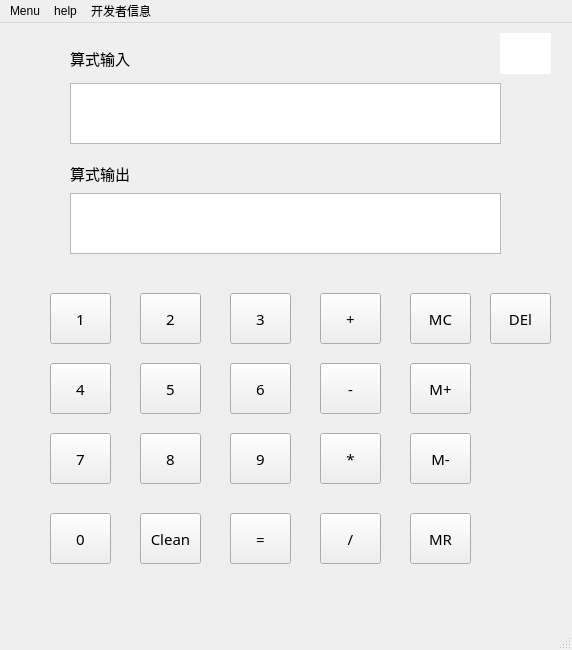
<?xml version="1.0" encoding="UTF-8"?>
<ui version="4.0">
 <class>MainWindow</class>
 <widget class="QMainWindow" name="MainWindow">
  <property name="geometry">
   <rect>
    <x>0</x>
    <y>0</y>
    <width>572</width>
    <height>650</height>
   </rect>
  </property>
  <property name="mouseTracking">
   <bool>true</bool>
  </property>
  <property name="tabletTracking">
   <bool>false</bool>
  </property>
  <property name="focusPolicy">
   <enum>Qt::NoFocus</enum>
  </property>
  <property name="windowTitle">
   <string>Calculator</string>
  </property>
  <property name="windowIcon">
   <iconset resource="Icon.qrc">
    <normaloff>:/Icon/Apptitle/Icon/Apptitle.jpg</normaloff>:/Icon/Apptitle/Icon/Apptitle.jpg</iconset>
  </property>
  <property name="toolButtonStyle">
   <enum>Qt::ToolButtonTextOnly</enum>
  </property>
  <property name="documentMode">
   <bool>false</bool>
  </property>
  <widget class="QWidget" name="centralwidget">
   <widget class="QPushButton" name="pushButton_1">
    <property name="geometry">
     <rect>
      <x>50</x>
      <y>270</y>
      <width>61</width>
      <height>51</height>
     </rect>
    </property>
    <property name="font">
     <font>
      <family>黑体</family>
      <pointsize>11</pointsize>
      <weight>50</weight>
      <italic>false</italic>
      <bold>false</bold>
     </font>
    </property>
    <property name="text">
     <string>1</string>
    </property>
   </widget>
   <widget class="QPushButton" name="pushButton_2">
    <property name="geometry">
     <rect>
      <x>140</x>
      <y>270</y>
      <width>61</width>
      <height>51</height>
     </rect>
    </property>
    <property name="font">
     <font>
      <family>黑体</family>
      <pointsize>11</pointsize>
      <weight>50</weight>
      <italic>false</italic>
      <bold>false</bold>
     </font>
    </property>
    <property name="text">
     <string>2</string>
    </property>
   </widget>
   <widget class="QPushButton" name="pushButton_3">
    <property name="geometry">
     <rect>
      <x>230</x>
      <y>270</y>
      <width>61</width>
      <height>51</height>
     </rect>
    </property>
    <property name="font">
     <font>
      <family>黑体</family>
      <pointsize>11</pointsize>
      <weight>50</weight>
      <italic>false</italic>
      <bold>false</bold>
     </font>
    </property>
    <property name="text">
     <string>3</string>
    </property>
   </widget>
   <widget class="QPushButton" name="pushButton_6">
    <property name="geometry">
     <rect>
      <x>230</x>
      <y>340</y>
      <width>61</width>
      <height>51</height>
     </rect>
    </property>
    <property name="font">
     <font>
      <family>黑体</family>
      <pointsize>11</pointsize>
      <weight>50</weight>
      <italic>false</italic>
      <bold>false</bold>
     </font>
    </property>
    <property name="text">
     <string>6</string>
    </property>
   </widget>
   <widget class="QPushButton" name="pushButton_4">
    <property name="geometry">
     <rect>
      <x>50</x>
      <y>340</y>
      <width>61</width>
      <height>51</height>
     </rect>
    </property>
    <property name="font">
     <font>
      <family>黑体</family>
      <pointsize>11</pointsize>
      <weight>50</weight>
      <italic>false</italic>
      <bold>false</bold>
     </font>
    </property>
    <property name="text">
     <string>4</string>
    </property>
   </widget>
   <widget class="QPushButton" name="pushButton_5">
    <property name="geometry">
     <rect>
      <x>140</x>
      <y>340</y>
      <width>61</width>
      <height>51</height>
     </rect>
    </property>
    <property name="font">
     <font>
      <family>黑体</family>
      <pointsize>11</pointsize>
      <weight>50</weight>
      <italic>false</italic>
      <bold>false</bold>
     </font>
    </property>
    <property name="text">
     <string>5</string>
    </property>
   </widget>
   <widget class="QPushButton" name="pushButton_9">
    <property name="geometry">
     <rect>
      <x>230</x>
      <y>410</y>
      <width>61</width>
      <height>51</height>
     </rect>
    </property>
    <property name="font">
     <font>
      <family>黑体</family>
      <pointsize>11</pointsize>
      <weight>50</weight>
      <italic>false</italic>
      <bold>false</bold>
     </font>
    </property>
    <property name="text">
     <string>9</string>
    </property>
   </widget>
   <widget class="QPushButton" name="pushButton_0">
    <property name="geometry">
     <rect>
      <x>50</x>
      <y>490</y>
      <width>61</width>
      <height>51</height>
     </rect>
    </property>
    <property name="font">
     <font>
      <family>黑体</family>
      <pointsize>11</pointsize>
      <weight>50</weight>
      <italic>false</italic>
      <bold>false</bold>
     </font>
    </property>
    <property name="text">
     <string>0</string>
    </property>
   </widget>
   <widget class="QPushButton" name="pushButton_7">
    <property name="geometry">
     <rect>
      <x>50</x>
      <y>410</y>
      <width>61</width>
      <height>51</height>
     </rect>
    </property>
    <property name="font">
     <font>
      <family>黑体</family>
      <pointsize>11</pointsize>
      <weight>50</weight>
      <italic>false</italic>
      <bold>false</bold>
     </font>
    </property>
    <property name="text">
     <string>7</string>
    </property>
   </widget>
   <widget class="QPushButton" name="DEL">
    <property name="geometry">
     <rect>
      <x>490</x>
      <y>270</y>
      <width>61</width>
      <height>51</height>
     </rect>
    </property>
    <property name="font">
     <font>
      <family>黑体</family>
      <pointsize>11</pointsize>
      <weight>50</weight>
      <italic>false</italic>
      <bold>false</bold>
     </font>
    </property>
    <property name="text">
     <string>DEl</string>
    </property>
   </widget>
   <widget class="QPushButton" name="equal">
    <property name="geometry">
     <rect>
      <x>230</x>
      <y>490</y>
      <width>61</width>
      <height>51</height>
     </rect>
    </property>
    <property name="font">
     <font>
      <family>黑体</family>
      <pointsize>11</pointsize>
      <weight>50</weight>
      <italic>false</italic>
      <bold>false</bold>
     </font>
    </property>
    <property name="text">
     <string>=</string>
    </property>
   </widget>
   <widget class="QPushButton" name="pushButton_8">
    <property name="geometry">
     <rect>
      <x>140</x>
      <y>410</y>
      <width>61</width>
      <height>51</height>
     </rect>
    </property>
    <property name="font">
     <font>
      <family>黑体</family>
      <pointsize>11</pointsize>
      <weight>50</weight>
      <italic>false</italic>
      <bold>false</bold>
     </font>
    </property>
    <property name="text">
     <string>8</string>
    </property>
   </widget>
   <widget class="QPushButton" name="ADD">
    <property name="geometry">
     <rect>
      <x>320</x>
      <y>270</y>
      <width>61</width>
      <height>51</height>
     </rect>
    </property>
    <property name="font">
     <font>
      <family>黑体</family>
      <pointsize>11</pointsize>
      <weight>50</weight>
      <italic>false</italic>
      <bold>false</bold>
     </font>
    </property>
    <property name="text">
     <string>+</string>
    </property>
   </widget>
   <widget class="QPushButton" name="SUB">
    <property name="geometry">
     <rect>
      <x>320</x>
      <y>340</y>
      <width>61</width>
      <height>51</height>
     </rect>
    </property>
    <property name="font">
     <font>
      <family>黑体</family>
      <pointsize>11</pointsize>
      <weight>50</weight>
      <italic>false</italic>
      <bold>false</bold>
     </font>
    </property>
    <property name="text">
     <string>-</string>
    </property>
   </widget>
   <widget class="QPushButton" name="MUL">
    <property name="geometry">
     <rect>
      <x>320</x>
      <y>410</y>
      <width>61</width>
      <height>51</height>
     </rect>
    </property>
    <property name="font">
     <font>
      <family>黑体</family>
      <pointsize>11</pointsize>
      <weight>50</weight>
      <italic>false</italic>
      <bold>false</bold>
     </font>
    </property>
    <property name="text">
     <string>*</string>
    </property>
   </widget>
   <widget class="QPushButton" name="DIV">
    <property name="geometry">
     <rect>
      <x>320</x>
      <y>490</y>
      <width>61</width>
      <height>51</height>
     </rect>
    </property>
    <property name="font">
     <font>
      <family>黑体</family>
      <pointsize>11</pointsize>
      <weight>50</weight>
      <italic>false</italic>
      <bold>false</bold>
     </font>
    </property>
    <property name="text">
     <string>/</string>
    </property>
   </widget>
   <widget class="QPushButton" name="Clean">
    <property name="geometry">
     <rect>
      <x>140</x>
      <y>490</y>
      <width>61</width>
      <height>51</height>
     </rect>
    </property>
    <property name="font">
     <font>
      <family>黑体</family>
      <pointsize>11</pointsize>
      <weight>50</weight>
      <italic>false</italic>
      <bold>false</bold>
     </font>
    </property>
    <property name="text">
     <string>Clean</string>
    </property>
   </widget>
   <widget class="QTextEdit" name="input">
    <property name="geometry">
     <rect>
      <x>70</x>
      <y>60</y>
      <width>431</width>
      <height>61</height>
     </rect>
    </property>
    <property name="font">
     <font>
      <family>微软雅黑</family>
      <pointsize>12</pointsize>
      <weight>75</weight>
      <bold>true</bold>
     </font>
    </property>
   </widget>
   <widget class="QLabel" name="label_1">
    <property name="geometry">
     <rect>
      <x>70</x>
      <y>20</y>
      <width>71</width>
      <height>31</height>
     </rect>
    </property>
    <property name="font">
     <font>
      <family>黑体</family>
      <pointsize>11</pointsize>
     </font>
    </property>
    <property name="text">
     <string>算式输入</string>
    </property>
   </widget>
   <widget class="QLabel" name="label_2">
    <property name="geometry">
     <rect>
      <x>70</x>
      <y>140</y>
      <width>71</width>
      <height>21</height>
     </rect>
    </property>
    <property name="font">
     <font>
      <family>黑体</family>
      <pointsize>11</pointsize>
     </font>
    </property>
    <property name="text">
     <string>算式输出</string>
    </property>
   </widget>
   <widget class="QTextEdit" name="output">
    <property name="geometry">
     <rect>
      <x>70</x>
      <y>170</y>
      <width>431</width>
      <height>61</height>
     </rect>
    </property>
    <property name="font">
     <font>
      <family>微软雅黑</family>
      <pointsize>12</pointsize>
      <weight>75</weight>
      <bold>true</bold>
     </font>
    </property>
   </widget>
   <widget class="QPushButton" name="M_plus">
    <property name="geometry">
     <rect>
      <x>410</x>
      <y>340</y>
      <width>61</width>
      <height>51</height>
     </rect>
    </property>
    <property name="font">
     <font>
      <family>黑体</family>
      <pointsize>11</pointsize>
      <weight>50</weight>
      <italic>false</italic>
      <bold>false</bold>
     </font>
    </property>
    <property name="text">
     <string>M+</string>
    </property>
   </widget>
   <widget class="QPushButton" name="M_sub">
    <property name="geometry">
     <rect>
      <x>410</x>
      <y>410</y>
      <width>61</width>
      <height>51</height>
     </rect>
    </property>
    <property name="font">
     <font>
      <family>黑体</family>
      <pointsize>11</pointsize>
      <weight>50</weight>
      <italic>false</italic>
      <bold>false</bold>
     </font>
    </property>
    <property name="text">
     <string>M-</string>
    </property>
   </widget>
   <widget class="QPushButton" name="MR">
    <property name="geometry">
     <rect>
      <x>410</x>
      <y>490</y>
      <width>61</width>
      <height>51</height>
     </rect>
    </property>
    <property name="font">
     <font>
      <family>黑体</family>
      <pointsize>11</pointsize>
      <weight>50</weight>
      <italic>false</italic>
      <bold>false</bold>
     </font>
    </property>
    <property name="text">
     <string>MR</string>
    </property>
   </widget>
   <widget class="QTextBrowser" name="M">
    <property name="geometry">
     <rect>
      <x>500</x>
      <y>10</y>
      <width>51</width>
      <height>41</height>
     </rect>
    </property>
    <property name="font">
     <font>
      <family>黑体</family>
      <pointsize>10</pointsize>
     </font>
    </property>
    <property name="tabletTracking">
     <bool>true</bool>
    </property>
    <property name="focusPolicy">
     <enum>Qt::WheelFocus</enum>
    </property>
    <property name="contextMenuPolicy">
     <enum>Qt::ActionsContextMenu</enum>
    </property>
    <property name="frameShape">
     <enum>QFrame::NoFrame</enum>
    </property>
    <property name="frameShadow">
     <enum>QFrame::Raised</enum>
    </property>
    <property name="lineWidth">
     <number>3</number>
    </property>
    <property name="midLineWidth">
     <number>1</number>
    </property>
    <property name="html">
     <string>&lt;!DOCTYPE HTML PUBLIC &quot;-//W3C//DTD HTML 4.0//EN&quot; &quot;http://www.w3.org/TR/REC-html40/strict.dtd&quot;&gt;
&lt;html&gt;&lt;head&gt;&lt;meta name=&quot;qrichtext&quot; content=&quot;1&quot; /&gt;&lt;style type=&quot;text/css&quot;&gt;
p, li { white-space: pre-wrap; }
&lt;/style&gt;&lt;/head&gt;&lt;body style=&quot; font-family:'黑体'; font-size:10pt; font-weight:400; font-style:normal;&quot;&gt;
&lt;p align=&quot;center&quot; style=&quot;-qt-paragraph-type:empty; margin-top:0px; margin-bottom:0px; margin-left:0px; margin-right:0px; -qt-block-indent:0; text-indent:0px;&quot;&gt;&lt;br /&gt;&lt;/p&gt;&lt;/body&gt;&lt;/html&gt;</string>
    </property>
   </widget>
   <widget class="QPushButton" name="MC">
    <property name="geometry">
     <rect>
      <x>410</x>
      <y>270</y>
      <width>61</width>
      <height>51</height>
     </rect>
    </property>
    <property name="font">
     <font>
      <family>黑体</family>
      <pointsize>11</pointsize>
      <weight>50</weight>
      <italic>false</italic>
      <bold>false</bold>
     </font>
    </property>
    <property name="text">
     <string>MC</string>
    </property>
   </widget>
  </widget>
  <widget class="QStatusBar" name="statusbar">
   <property name="sizeGripEnabled">
    <bool>true</bool>
   </property>
  </widget>
  <widget class="QMenuBar" name="menubar">
   <property name="geometry">
    <rect>
     <x>0</x>
     <y>0</y>
     <width>572</width>
     <height>26</height>
    </rect>
   </property>
   <widget class="QMenu" name="menuMenu">
    <property name="title">
     <string>Menu</string>
    </property>
   </widget>
   <widget class="QMenu" name="menuhelp">
    <property name="title">
     <string>help</string>
    </property>
   </widget>
   <widget class="QMenu" name="menumessage">
    <property name="title">
     <string>开发者信息</string>
    </property>
   </widget>
   <addaction name="menuMenu"/>
   <addaction name="menuhelp"/>
   <addaction name="menumessage"/>
  </widget>
 </widget>
 <resources>
  <include location="Icon.qrc"/>
 </resources>
 <connections/>
</ui>
